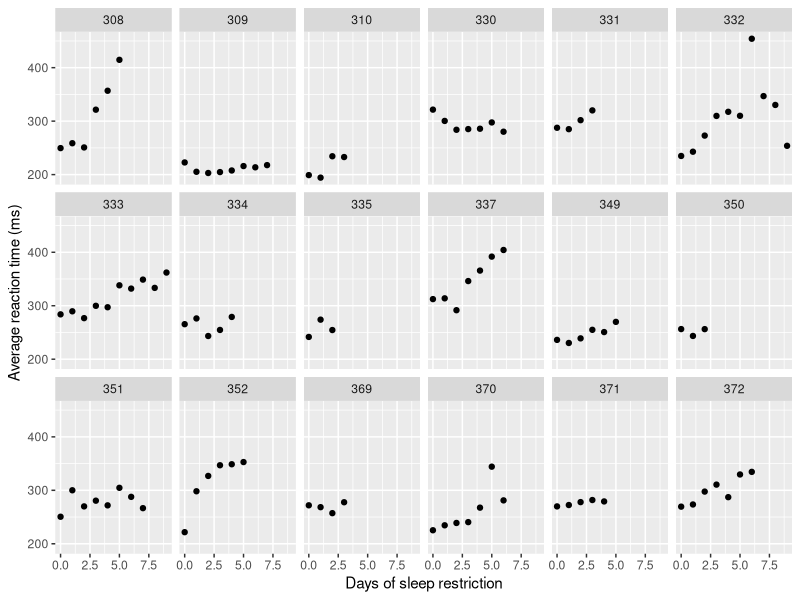

Source code (R):
# HW3, Q1: Why a mixed model
# BIOST 544, Autumn 2026
#
# Run this line by line in RStudio. The data ship with the lme4 package, so
# there is nothing to download and nothing is written to your machine.

# install.packages(c("lme4", "ggplot2"))

library(lme4)
library(ggplot2)

rm(list = ls())

# The data ---------------------------------------------------------------------

sleep_df <- lme4::sleepstudy
dim(sleep_df)
utils::head(sleep_df)
table(sleep_df$Subject)

# Participants who left the protocol early -------------------------------------

# In the original study every participant has all 10 days (Days 0 to 9).
# Here each participant stays for a random number of days between 3 and 10,
# as if some had dropped out of the protocol early.
subject_vec <- levels(sleep_df$Subject)
set.seed(544)
num_days_vec <- sample(3:10, size = length(subject_vec),
                       replace = TRUE)
names(num_days_vec) <- subject_vec
subject_chr <- as.character(sleep_df$Subject)
keep_vec <- sleep_df$Days < num_days_vec[subject_chr]
sleep_df <- sleep_df[keep_vec, ]
num_days_vec
nrow(sleep_df)

# One panel per participant ----------------------------------------------------

aes_obj <- ggplot2::aes(x = Days, y = Reaction)
plot1 <- ggplot2::ggplot(sleep_df, aes_obj)
plot1 <- plot1 + ggplot2::geom_point()
plot1 <- plot1 + ggplot2::facet_wrap(~ Subject, nrow = 3)
plot1 <- plot1 + ggplot2::xlab("Days of sleep restriction")
plot1 <- plot1 + ggplot2::ylab("Average reaction time (ms)")
plot(plot1)
